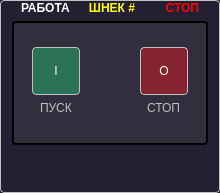
<?xml version="1.0" encoding="UTF-8"?>
<ui version="4.0">
 <class>Auger</class>
 <widget class="QGroupBox" name="Auger">
  <property name="geometry">
   <rect>
    <x>0</x>
    <y>0</y>
    <width>220</width>
    <height>193</height>
   </rect>
  </property>
  <property name="windowTitle">
   <string>Винтовой</string>
  </property>
  <property name="styleSheet">
   <string notr="true">QGroupBox
{
	color: yellow;
	background-color: rgb(36, 31, 49);
	border: 1px solid silver;
	border-radius: 4px;
	font-weight: bold;
	padding-top: 1em;
}
QGroupBox:flat
{
	background-color: rgb(23, 64, 25);
}
QGroupBox::title
{
	subcontrol-origin: padding;
	subcontrol-position:  top center;
}
#panel
{
	border: 2px solid black;
	border-radius: 4px;
	background-color: rgba(61, 56, 70,150);
}
#start
{
	border: 1px solid silver;
	border-radius: 4px;
	color: white;
	background-color: rgba(38, 162, 105,150);
	padding: 4px;
}
#stop
{
	border: 1px solid silver;
	border-radius: 4px;
	color: white;
	background-color: rgba(192, 28, 40,150);
	padding: 4px;
}
#start:disabled,#stop:disabled
{
	background-color: rgba(154, 153, 150,100);
}

QLabel
{
	color: silver;
}
#running
{
	color: gray;
	font-weight: bold;
	image-position: right;
}
#running:enabled
{
	color: white;
	image: url(:/TREPEL/resources/green-led.png);
	image-position: right;
}
#emergency:enabled
{
	color: gray;
	font-weight: bold;
}
#emergency:enabled
{
	color: red;
	image: url(:/TREPEL/resources/red-led.png);
	image-position: left;
}
#preferences
{
	border: 1px none;
}</string>
  </property>
  <property name="title">
   <string>ШНЕК #</string>
  </property>
  <property name="prefix" stdset="0">
   <string>MOTOR</string>
  </property>
  <property name="idx" stdset="0">
   <number>1</number>
  </property>
  <layout class="QVBoxLayout" name="verticalLayout_3">
   <property name="topMargin">
    <number>0</number>
   </property>
   <property name="bottomMargin">
    <number>0</number>
   </property>
   <item>
    <widget class="QWidget" name="statusRow" native="true">
     <property name="sizePolicy">
      <sizepolicy hsizetype="Preferred" vsizetype="Fixed">
       <horstretch>0</horstretch>
       <verstretch>0</verstretch>
      </sizepolicy>
     </property>
     <layout class="QHBoxLayout" name="horizontalLayout_3">
      <property name="topMargin">
       <number>0</number>
      </property>
      <property name="bottomMargin">
       <number>0</number>
      </property>
      <item>
       <widget class="QLabel" name="running">
        <property name="text">
         <string>РАБОТА</string>
        </property>
        <property name="alignment">
         <set>Qt::AlignLeading|Qt::AlignLeft|Qt::AlignVCenter</set>
        </property>
       </widget>
      </item>
      <item>
       <widget class="QLabel" name="emergency">
        <property name="text">
         <string>СТОП</string>
        </property>
        <property name="alignment">
         <set>Qt::AlignRight|Qt::AlignTrailing|Qt::AlignVCenter</set>
        </property>
       </widget>
      </item>
     </layout>
    </widget>
   </item>
   <item>
    <widget class="QWidget" name="panel" native="true">
     <property name="sizePolicy">
      <sizepolicy hsizetype="Preferred" vsizetype="Expanding">
       <horstretch>0</horstretch>
       <verstretch>0</verstretch>
      </sizepolicy>
     </property>
     <layout class="QGridLayout" name="gridLayout">
      <property name="leftMargin">
       <number>3</number>
      </property>
      <property name="rightMargin">
       <number>3</number>
      </property>
      <property name="bottomMargin">
       <number>3</number>
      </property>
      <item row="1" column="0" colspan="2" alignment="Qt::AlignHCenter">
       <widget class="QWidget" name="controls" native="true">
        <layout class="QHBoxLayout" name="horizontalLayout_2">
         <property name="spacing">
          <number>20</number>
         </property>
         <property name="topMargin">
          <number>0</number>
         </property>
         <item alignment="Qt::AlignVCenter">
          <widget class="QWidget" name="startPlace" native="true">
           <layout class="QVBoxLayout" name="verticalLayout">
            <property name="leftMargin">
             <number>0</number>
            </property>
            <property name="topMargin">
             <number>0</number>
            </property>
            <property name="rightMargin">
             <number>0</number>
            </property>
            <property name="bottomMargin">
             <number>0</number>
            </property>
            <item alignment="Qt::AlignHCenter">
             <widget class="QPushButton" name="start">
              <property name="minimumSize">
               <size>
                <width>48</width>
                <height>48</height>
               </size>
              </property>
              <property name="maximumSize">
               <size>
                <width>48</width>
                <height>48</height>
               </size>
              </property>
              <property name="cursor">
               <cursorShape>PointingHandCursor</cursorShape>
              </property>
              <property name="text">
               <string>I</string>
              </property>
             </widget>
            </item>
            <item alignment="Qt::AlignHCenter">
             <widget class="QLabel" name="startLabel">
              <property name="text">
               <string>ПУСК</string>
              </property>
             </widget>
            </item>
           </layout>
          </widget>
         </item>
         <item>
          <spacer name="horizontalSpacer">
           <property name="orientation">
            <enum>Qt::Horizontal</enum>
           </property>
           <property name="sizeHint" stdset="0">
            <size>
             <width>40</width>
             <height>20</height>
            </size>
           </property>
          </spacer>
         </item>
         <item alignment="Qt::AlignVCenter">
          <widget class="QWidget" name="stopPlace" native="true">
           <layout class="QVBoxLayout" name="verticalLayout_2">
            <property name="leftMargin">
             <number>0</number>
            </property>
            <property name="topMargin">
             <number>0</number>
            </property>
            <property name="rightMargin">
             <number>0</number>
            </property>
            <property name="bottomMargin">
             <number>0</number>
            </property>
            <item alignment="Qt::AlignHCenter">
             <widget class="QPushButton" name="stop">
              <property name="minimumSize">
               <size>
                <width>48</width>
                <height>48</height>
               </size>
              </property>
              <property name="maximumSize">
               <size>
                <width>48</width>
                <height>16777215</height>
               </size>
              </property>
              <property name="cursor">
               <cursorShape>PointingHandCursor</cursorShape>
              </property>
              <property name="text">
               <string>O</string>
              </property>
             </widget>
            </item>
            <item alignment="Qt::AlignHCenter">
             <widget class="QLabel" name="stopLabel">
              <property name="text">
               <string>СТОП</string>
              </property>
             </widget>
            </item>
           </layout>
          </widget>
         </item>
        </layout>
       </widget>
      </item>
     </layout>
    </widget>
   </item>
   <item alignment="Qt::AlignBottom">
    <widget class="QWidget" name="statusBar" native="true">
     <property name="enabled">
      <bool>true</bool>
     </property>
     <layout class="QHBoxLayout" name="horizontalLayout">
      <property name="topMargin">
       <number>0</number>
      </property>
      <item>
       <widget class="QLabel" name="powered">
        <property name="minimumSize">
         <size>
          <width>32</width>
          <height>32</height>
         </size>
        </property>
        <property name="maximumSize">
         <size>
          <width>32</width>
          <height>32</height>
         </size>
        </property>
        <property name="text">
         <string/>
        </property>
        <property name="pixmap">
         <pixmap resource="../../resources.qrc">:/TREPEL/resources/bolt.png</pixmap>
        </property>
        <property name="scaledContents">
         <bool>true</bool>
        </property>
       </widget>
      </item>
      <item>
       <widget class="QLabel" name="locked">
        <property name="minimumSize">
         <size>
          <width>32</width>
          <height>32</height>
         </size>
        </property>
        <property name="maximumSize">
         <size>
          <width>32</width>
          <height>32</height>
         </size>
        </property>
        <property name="text">
         <string/>
        </property>
        <property name="pixmap">
         <pixmap resource="../../resources.qrc">:/TREPEL/resources/locked.png</pixmap>
        </property>
        <property name="scaledContents">
         <bool>true</bool>
        </property>
       </widget>
      </item>
      <item>
       <widget class="QLabel" name="manual">
        <property name="minimumSize">
         <size>
          <width>32</width>
          <height>32</height>
         </size>
        </property>
        <property name="maximumSize">
         <size>
          <width>32</width>
          <height>32</height>
         </size>
        </property>
        <property name="text">
         <string/>
        </property>
        <property name="pixmap">
         <pixmap resource="../../resources.qrc">:/TREPEL/resources/hand.png</pixmap>
        </property>
        <property name="scaledContents">
         <bool>true</bool>
        </property>
       </widget>
      </item>
      <item>
       <widget class="QLabel" name="label">
        <property name="text">
         <string/>
        </property>
        <property name="pixmap">
         <pixmap resource="../../resources.qrc">:/TREPEL/tools_changed.png</pixmap>
        </property>
       </widget>
      </item>
      <item>
       <widget class="QPushButton" name="preferences">
        <property name="minimumSize">
         <size>
          <width>32</width>
          <height>32</height>
         </size>
        </property>
        <property name="maximumSize">
         <size>
          <width>32</width>
          <height>32</height>
         </size>
        </property>
        <property name="cursor">
         <cursorShape>PointingHandCursor</cursorShape>
        </property>
        <property name="text">
         <string/>
        </property>
        <property name="icon">
         <iconset resource="../../resources.qrc">
          <normaloff>:/TREPEL/resources/tune.png</normaloff>:/TREPEL/resources/tune.png</iconset>
        </property>
        <property name="iconSize">
         <size>
          <width>24</width>
          <height>24</height>
         </size>
        </property>
        <property name="flat">
         <bool>true</bool>
        </property>
       </widget>
      </item>
     </layout>
    </widget>
   </item>
  </layout>
 </widget>
 <resources>
  <include location="../../resources.qrc"/>
  <include location="../../resources.qrc"/>
 </resources>
 <connections/>
</ui>
